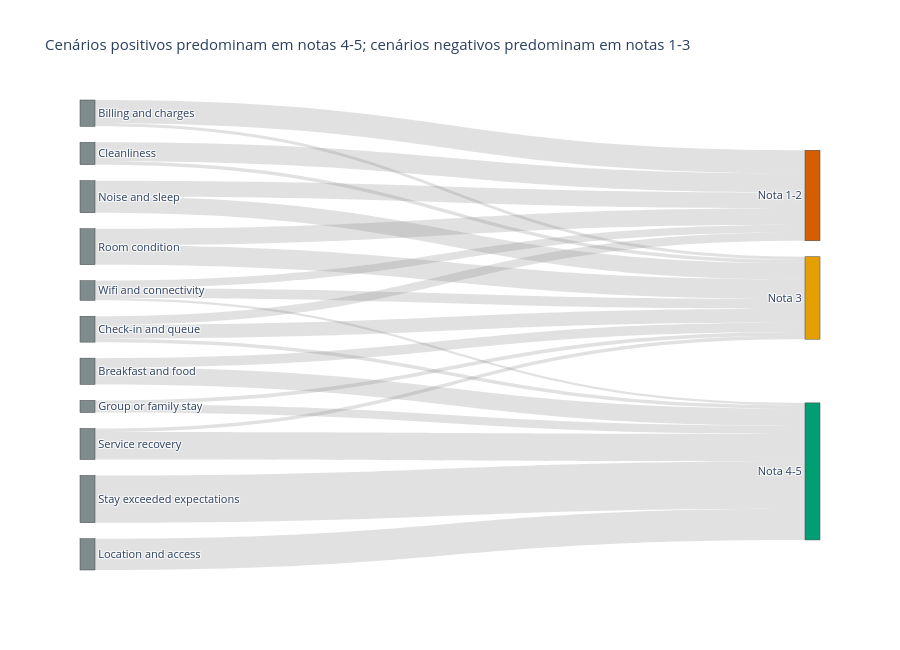

Notebook code for this chart:
### Markdown cell above
### 4.6 Fluxo das avaliações — cenário para faixa de nota

**Tipo escolhido:** Sankey. Os nós representam os cenários e três faixas de nota; a largura do fluxo usa contagens observadas de avaliações distintas.

**Tratamento:** foi feita uma junção direta por `scenario_id`, sem expansão de registros. Avaliações sem cenário ou sem nota válida foram excluídas dessa visualização; a quantidade excluída é registrada abaixo. A banda foi definida como 1-2, 3 e 4-5.

### Code cell
fig_sankey, sankey_flow = make_sankey(df_reviews, df_scenarios)
fig_sankey.show()
joined_check = df_reviews.merge(df_scenarios[['scenario_id','label']], on='scenario_id', how='left')
print('Avaliações válidas no Sankey:', sankey_flow['count'].sum())
print('Avaliações sem cenário, nota ou rótulo:', len(joined_check) - sankey_flow['count'].sum())
sankey_flow.sort_values('count', ascending=False).head(10)

### Figure 1 — Plotly figure (JSON) as saved in the notebook; plotly's stock layout.template omitted (floating-point values rounded to 4 significant figures)
{"data": [{"arrangement": "snap", "link": {"color": "rgba(120,120,120,0.22)", "source": [0, 0, 1, 1, 2, 2, 2, 3, 3, 4, 4, 5, 6, 6, 7, 7, 8, 8, 9, 10, 10, 10], "target": [11, 12, 12, 13, 11, 12, 13, 11, 12, 12, 13, 13, 11, 12, 11, 12, 12, 13, 13, 11, 12, 13], "value": [909, 118, 362, 661, 330, 540, 136, 735, 133, 147, 325, 1219, 613, 637, 648, 753, 137, 1069, 1840, 291, 385, 89]}, "node": {"color": ["#7F8C8D", "#7F8C8D", "#7F8C8D", "#7F8C8D", "#7F8C8D", "#7F8C8D", "#7F8C8D", "#7F8C8D", "#7F8C8D", "#7F8C8D", "#7F8C8D", "#D55E00", "#E69F00", "#009E73"], "label": ["Billing and charges", "Breakfast and food", "Check-in and queue", "Cleanliness", "Group or family stay", "Location and access", "Noise and sleep", "Room condition", "Service recovery", "Stay exceeded expectations", "Wifi and connectivity", "Nota 1-2", "Nota 3", "Nota 4-5"], "pad": 16, "thickness": 15}, "type": "sankey"}], "layout": {"font": {"size": 11}, "height": 650, "title": {"text": "Cenários positivos predominam em notas 4-5; cenários negativos predominam em notas 1-3"}}}
